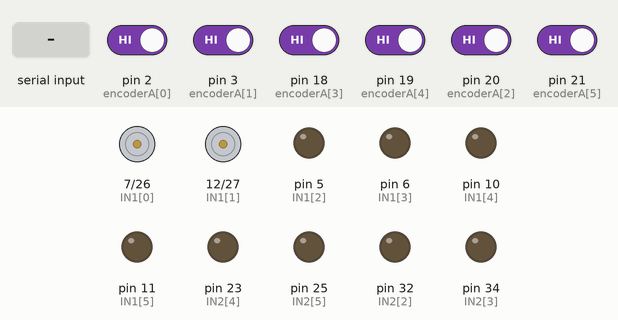
Simulated run of this sketch. Board: Arduino Mega 2560, built with avr-gcc and run on an emulated ATmega2560. On the bench: motor-driver pin pairs drawn as motors (green arrow = first pin HIGH = forward, orange = second pin HIGH = backward, longer = more drive), output pins drawn as LEDs (lit = HIGH). The test bench sets the inputs (shaded band); at power-on: pin 2 (encoderA[0]), pin 3 (encoderA[1]), pin 18 (encoderA[3]), pin 19 (encoderA[4]), pin 20 (encoderA[2]), pin 21 (encoderA[5]) HIGH. What the sketch prints to the serial monitor is not drawn.

Above: at 1.2 s.
1.3 s: "90,45\n" received over Serial
At 1.8 s:
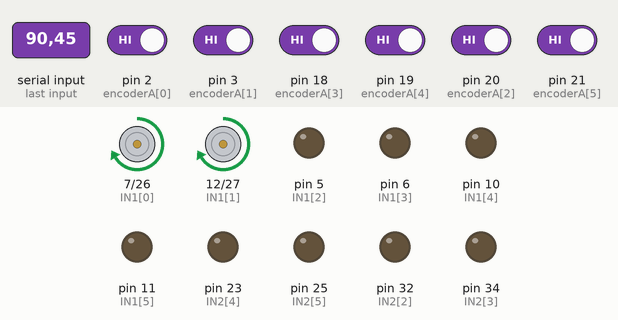
2.8 s: byte 10 ('\n') received over Serial
At 4.2 s:
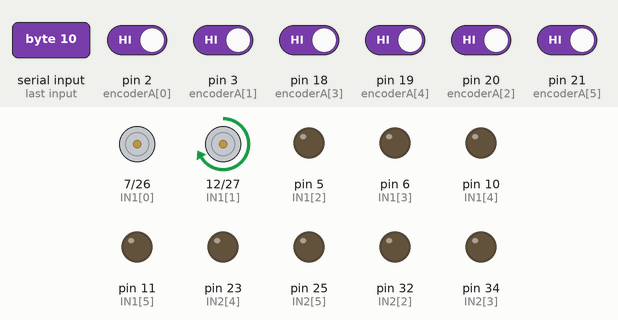
10.3 s: "30,150\n" received over Serial
At 11.3 s:
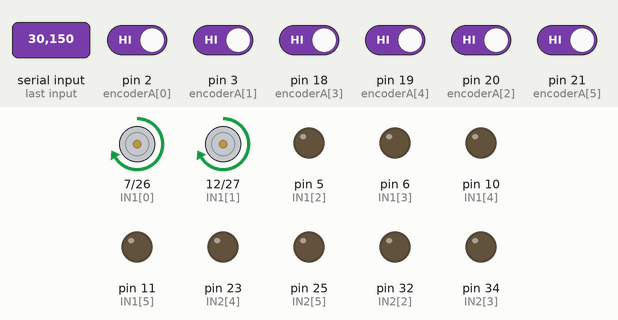
Timing chart, 0 to 13.3 s (numbered marks = the images above; inputs shaded):
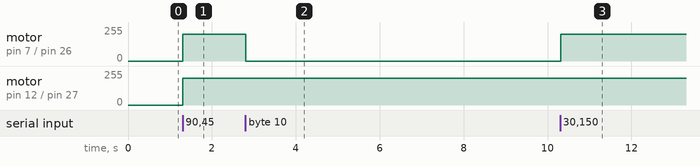

Measured:
- after the input at 1.3 s, motor on pin 7 (IN1[0]) / pin 26 (IN2[0]), motor on pin 12 (IN1[1]) / pin 27 (IN2[1]): stopped → forward 200/255 at once
- after the input at 2.8 s, motor on pin 7 (IN1[0]) / pin 26 (IN2[0]): forward 200/255 → stopped at once
- after the input at 10.3 s, motor on pin 7 (IN1[0]) / pin 26 (IN2[0]): stopped → forward 200/255 at once

The sketch:

pilotage_feedback_mp.ino
```cpp
#include <PID_v1.h>

// === CONSTANTES PHYSIQUES ===
const float ticksParTourSortie = 960.0;
const float diametrePoulieCm = 2.0;
const float circonferencePoulie = 3.1416 * diametrePoulieCm;
const float toleranceCm = 0.3;

// === DÉCLARATION DES BROCHES ===
const int IN1[6]      = {7, 12, 5, 6, 10, 11};     // PWM
const int IN2[6]      = {26, 27, 32, 34, 23, 25};  // DIR
const int encoderA[6] = {2, 3, 20, 18, 19, 21};
const int encoderB[6] = {28, 33, 30, 48, 35, 39};

// === POTENTIOMÈTRE ===
//const int potPin = A0;  // Entrée analogique du potentiomètre
int potValue = 0;
int pwmBase = 0;         // Valeur PWM entre 53 et 78

// === VARIABLES DES MOTEURS ===
volatile long encoderTicks[6] = {0};
double positionCm[6] = {0};
double positionCibleCm[6] = {0};
double pidOutput[6] = {0};

// === PID ===
double Kp = 2.1, Ki = 0.001, Kd = 0.01;
PID* pid[6];

// === LECTURE DES CONSIGNES ===
String inputString = "";
bool nouvelleConsigne = false;

// === INTERRUPTIONS ENCODEURS ===
void lireEncodeur0() { encoderTicks[0] += (digitalRead(encoderA[0]) == digitalRead(encoderB[0])) ? 1 : -1; }
void lireEncodeur1() { encoderTicks[1] += (digitalRead(encoderA[1]) == digitalRead(encoderB[1])) ? 1 : -1; }
void lireEncodeur2() { encoderTicks[2] += (digitalRead(encoderA[2]) == digitalRead(encoderB[2])) ? 1 : -1; }
void lireEncodeur3() { encoderTicks[3] += (digitalRead(encoderA[3]) == digitalRead(encoderB[3])) ? 1 : -1; }
void lireEncodeur4() { encoderTicks[4] += (digitalRead(encoderA[4]) == digitalRead(encoderB[4])) ? 1 : -1; }
void lireEncodeur5() { encoderTicks[5] += (digitalRead(encoderA[5]) == digitalRead(encoderB[5])) ? 1 : -1; }

void (*interruptFuncs[6])() = {
  lireEncodeur0, lireEncodeur1, lireEncodeur2,
  lireEncodeur3, lireEncodeur4, lireEncodeur5
};

void setup() {
  // Tout passe maintenant par Serial (USB)
  Serial.begin(115200);
  inputString.reserve(100);

  // Ce message s'affichera sur l'interface de la Raspberry au démarrage
  Serial.println("Arduino connecte via USB - Pret");

  //pinMode(potPin, INPUT);

  for (int i = 0; i < 6; i++) {
    pinMode(IN1[i], OUTPUT);
    pinMode(IN2[i], OUTPUT);
    pinMode(encoderA[i], INPUT_PULLUP);
    pinMode(encoderB[i], INPUT_PULLUP);
    attachInterrupt(digitalPinToInterrupt(encoderA[i]), interruptFuncs[i], CHANGE);

    pid[i] = new PID(&positionCm[i], &pidOutput[i], &positionCibleCm[i], Kp, Ki, Kd, DIRECT);
    pid[i]->SetMode(AUTOMATIC);
    pid[i]->SetOutputLimits(-150, 150);
  }
}

void loop() {
  // === 1. LECTURE DES CONSIGNES DE LA RASPBERRY (VIA USB) ===
  lireConsignesSerie();

  // === 2. RÉGLAGE DE LA VITESSE ===
  //potValue = 70;//analogRead(potPin);
  pwmBase = 200;//map(potValue, 0, 255, 53, 78);

  // === 3. CALCUL PID ET COMMANDE MOTEURS ===
  for (int i = 0; i < 6; i++) {
    noInterrupts();
    long ticks = encoderTicks[i];
    interrupts();

    float tours = (float)ticks / ticksParTourSortie;
    positionCm[i] = tours * circonferencePoulie;

    pid[i]->Compute();

    float erreur = abs(positionCibleCm[i] - positionCm[i]);

    if (erreur < toleranceCm) {
      analogWrite(IN1[i], 0);
      digitalWrite(IN2[i], LOW);
    } else {
      int pwm = pwmBase;
      if (pidOutput[i] > 0) {
        digitalWrite(IN2[i], LOW);
        analogWrite(IN1[i], pwm);
      } else {
        digitalWrite(IN2[i], HIGH);
        analogWrite(IN1[i], 255 - pwm);
      }
    }
  }

  // === 4. ENVOI DU FEEDBACK À L'INTERFACE RASPBERRY (VIA USB) ===
  // On envoie les positions réelles pour que l'interface les affiche
  String line = "";
  for (int i = 0; i < 6; i++) {
    line += String(positionCm[i], 2);
    if (i < 5) line += ",";
  }
  Serial.println(line);

  delay(20);
}

// === Fonction de lecture modifiée pour Serial (USB) ===
void lireConsignesSerie() {
  while (Serial.available()) {
    char c = Serial.read();
    if (c == '\n') {
      nouvelleConsigne = true;
    } else if (c != '\r') { // Ignorer le retour chariot
      inputString += c;
    }
  }

  if (nouvelleConsigne) {
    int index = 0;
    int lastPos = 0;
    inputString += ','; // Séparateur final

    for (int i = 0; i < inputString.length(); i++) {
      if (inputString.charAt(i) == ',' && index < 6) {
        String val = inputString.substring(lastPos, i);
        positionCibleCm[index] = val.toFloat();
        lastPos = i + 1;
        index++;
      }
    }

    // Feedback de confirmation pour l'interface
    // Serial.println("Cibles mises a jour !");

    inputString = "";
    nouvelleConsigne = false;
  }
}
```
